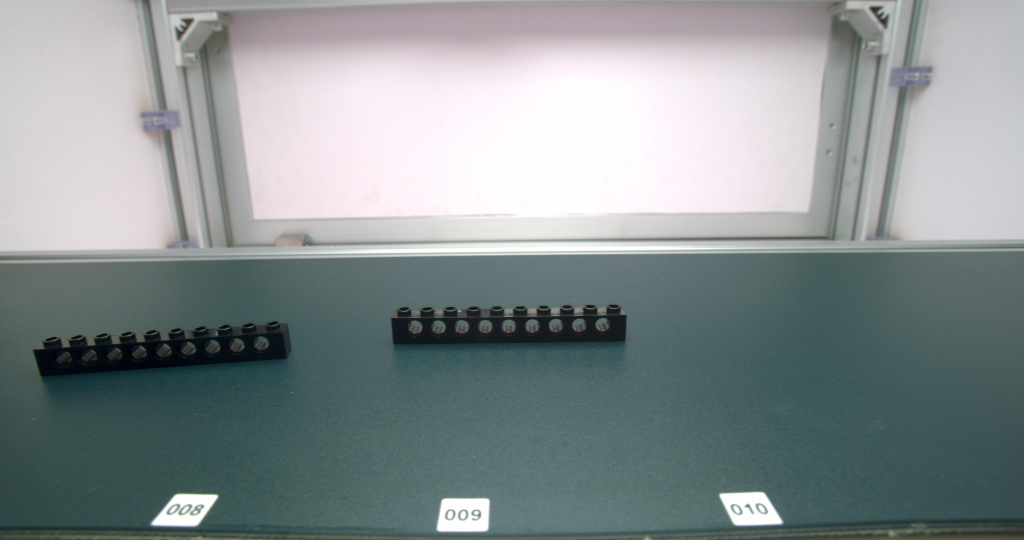
#> input picture legao/original/42053-373726-326.jpg, 4096 x 2160 px (shown at 1/4 size); its folder holds only this picture in this run
$ python call.py
#> lines starting #> are read from the running program, lines starting #| are printed output that depends on the picture
### legao/src/util.py
import os
import shutil
from os import path
import cv2
from config import config


# 复制文件
def copy_move_file(src, dist):
    shutil.copyfile(src, dist)


# 创建目录
def create_dir(d):
    if not os.path.exists(d):
        # print("creating dir: %s" % d)
        os.mkdir(d)
        if not os.path.exists(d):
            raise Exception("Failed to create dir: %s" % d)


# 创建指定目录
def create_specified_dir(dir_path, dir_name):
    if dir_path and dir_name:
        new_dir = get_specified_dir(dir_path, dir_name)
        create_dir(new_dir)
        return new_dir
    else:
        create_dir(dir_path)
        return dir_path


# 清理目录
# [9 lines left out: function clear_dir, not called in this run]


#  target目录
def asscess_dir(target_dir):
    if os.path.exists(target_dir):
        clear_dir(target_dir)
    else:
        create_specified_dir(target_dir, "")


# 获取图片路径
def get_image_paths_from_dir(data_dir, type="png"):
    _files = os.listdir(data_dir)
    image_files = []
    for f in _files:
        if f.lower().endswith('.' + type):
            image_files.append(os.path.join(data_dir, f))
    return image_files


# 得到指定目录
def get_specified_dir(data_dir, dir_name):
    return os.path.join(data_dir, dir_name)


#获取文件名
def get_file_name(file):
    return os.path.split(file)[1]


# 获取文件目录
def get_file_path(file):
    return os.path.split(file)[0]


def split_path(file):
    return os.path.split(file)

def get_data_dir(file):
    return os.path.split(os.path.split(file)[0])[0]

# jpg转化png
def get_png_name_for_jpeg(img_file):
    img_file = os.path.split(img_file)[1]
    img_file = os.path.splitext(img_file)[0]
    return img_file + '.png'


# png转化jpg
def get_jpeg_name_for_png(file):
    return os.path.splitext(file)[0] + '.jpg'

### legao/src/main.py
import argparse
import os
from os import path
import cv2
import numpy as np
import random
from multiprocessing import Pool
import tkinter as tk
from PIL import Image, ImageTk
import json
import shutil
import copy

from color import ColorThief
from config import config
from util import create_dir,create_specified_dir,get_specified_dir,\
                 asscess_dir,clear_dir,get_image_paths_from_dir,\
                 get_file_path, copy_move_file, split_path, get_png_name_for_jpeg, get_jpeg_name_for_png

from preprocess import preprocessImage

# debug模式
isDebug = 0

#################
# 工具函数
#################


# 获取文件的父目录
def get_data_dir(img_file):
    return os.path.split(os.path.split(img_file)[0])[0]


# [6 lines left out: function showImage, not called in this run]


def shrink_mask(mask, kernel_size, n_iter=1):
    kernel = np.ones((kernel_size, kernel_size), np.uint8)
    return cv2.erode(mask, kernel, iterations=n_iter)


# 找到preprocess目录下的图片
def get_preprocess_img_name(img_file):
    ds_dir = os.path.join(get_data_dir(img_file), "1_preprocess")
    return os.path.join(ds_dir, get_png_name_for_jpeg(img_file))


##########################
#  处理第二步
##########################


# 通过图片的原地址，转化成新的目录+png
# [155 lines left out: functions get_mask_file_name, contrast_brightness_image, on_canny, on_mask, create_default_mask, not called in this run]


# 生成mask图
def generate_default_masks(pool, preproces_dir, temp_dir):
    mask_dir = create_specified_dir(temp_dir, "2_masks")
    preproces_files = get_image_paths_from_dir(preproces_dir, 'png')

    # 创建目录
    futures = []
    for preproces_path in preproces_files:
        mask_path = get_mask_file_name(preproces_path)
        futures.append(
            pool.apply_async(create_default_mask, (preproces_path, mask_path)))

    for future in futures:
        future.get()

    return mask_dir


##########################
#  处理第三步
##########################


# [52 lines left out: functions get_seg_file_name, create_segmentation, not called in this run]


# preproces_dir, temp_dir
def segment_images(pool, preproces_dir, mask_dir, temp_dir):
    seg_dir = create_specified_dir(temp_dir, "3_segmentation")
    mask_files = get_image_paths_from_dir(mask_dir, 'png')

    futures = []
    for mask_path in mask_files:
        seg_path = get_seg_file_name(mask_path)
        futures.append(
            pool.apply_async(create_segmentation, (mask_path, seg_path)))

    for future in futures:
        future.get()
        # print("提取前景: %s" % name if success else "failed to segment: %s" % name)

    return seg_dir


##########################
#  处理第四步
##########################


# 新文件路径
# [168 lines left out: functions get_out_dir_name, split_parts_for_image, not called in this run]


def split_parts(pool, preproces_dir, g_conf):

    target_dir = g_conf["target_dir"]
    original_dir = g_conf["original_dir"]
    error_dir = g_conf["error_dir"]
    start_y = g_conf["start_y"]
    collectData = g_conf["collectData"]
    splitMode = g_conf["splitMode"]

    preproces_files = get_image_paths_from_dir(preproces_dir, 'png')
    futures = []
    for preproces_path in preproces_files:
        out_dir, dir_name = get_out_dir_name(preproces_path, target_dir)
        futures.append(
            pool.apply_async(split_parts_for_image,
                             (start_y, preproces_path, out_dir, dir_name,
                              original_dir, collectData, splitMode)))

    for future in futures:
        name, success = future.get()
        copyName = get_jpeg_name_for_png(get_specified_dir(original_dir, name))
        if success:
            print("分解成功: ", copyName)
        else:
            distName = get_specified_dir(error_dir,
                                         get_jpeg_name_for_png(name))
            copy_move_file(copyName, distName)
            print("分解失败: ", copyName)


# 开始执行任务
def exec_pool_task(futures, g_conf):
    pool = Pool(4)
    temp_dir = g_conf["temp_dir"]

    # 预处理
    preproces_dir = preprocessImage(pool, futures, g_conf)
    #生成mask图
    mask_dir = generate_default_masks(pool, preproces_dir, temp_dir)
    #分离前景与背景
    seg_dir = segment_images(pool, preproces_dir, mask_dir, temp_dir)
    # 分割部件
    split_parts(pool, preproces_dir, g_conf)


def exec_process_image(startCount, image_total_files, g_conf):

    interval = g_conf["interval"]
    temp_dir = g_conf["temp_dir"]

    futures = []

    # 图片总数量
    total_images = len(image_total_files)

    # 退出
    if (startCount >= total_images):
        print(total_images, "张图片，全部分解完毕", sep="")
        return

    # 如果总数低于间隔数
    if total_images < interval:
        interval = total_images

    # 从0开始
    endCount = startCount + interval - 1

    print("===============================")

    #结尾处理
    showEnd = endCount + 1
    if total_images < endCount + 1:
        showEnd = startCount + (total_images - startCount)

    print(
        "共计", total_images, "张图, 开始分解图", startCount + 1, "到", showEnd, sep='')

    for index, value in enumerate(image_total_files):
        if index >= startCount and index <= endCount:
            img = image_total_files[index]
            futures.append(img)

    exec_pool_task(futures, g_conf)

    print("===============================")

    # 检测下一个任务
    # asscess_dir(temp_dir)
    # exec_process_image(endCount + 1, image_total_files, g_conf)


# 执行入口
def legao_main(original_dir="",
               target_dir="",
               interval="",
               error_dir="",
               start_y="",
               collectData="",
               splitMode="",
               resize="",
               end_y=""):

    if original_dir == "":
        print("必须传递原图目录 original_dir")
        return

    if target_dir == "":
        print("必须传递保存目录 target_dir")
        return

    if start_y == "":
        print("必须设置截图的Y轴上部距离(px) start_y")
        return

    if end_y == "":
        print("必须设置截图的Y轴下部距离(px) end_y")
        return

    # 临时保存目录
    temp_dir = get_specified_dir(original_dir, "temp")
    error_dir = error_dir or get_specified_dir(original_dir, "error")

    # 根目录处理
    asscess_dir(target_dir)
    asscess_dir(temp_dir)
    asscess_dir(error_dir)

    original_image_total_files = get_image_paths_from_dir(original_dir, 'jpg')

    g_conf = {
        "collectData": collectData,
        "splitMode": splitMode,
        "interval": interval,
        "resize": resize,
        "start_y": start_y,
        "end_y": end_y,
        "original_dir": original_dir,
        "target_dir": target_dir,
        "temp_dir": temp_dir,
        "error_dir": error_dir
    }

    # 赋全局值
    for prop in g_conf:
        if not g_conf[prop]:
            g_conf[prop] = config[prop]

    modeName = "全部保留"
    if splitMode == "full":
        modeName = "仅保留完整的零件"

    message = [
        ["原图目录: ", original_dir],
        ["临时目录: ", temp_dir],
        ["错误目录: ", error_dir],
        ["完成目录: ", target_dir],
        ["原图截取从Y: ", start_y],
        ["原图截止至Y: ", end_y],
        ["分解量: ", interval],
        ["切割模式: ", modeName],
    ]
    for name in message:
        print(name[0], name[1], sep="")

    #开始任务
    exec_process_image(0, original_image_total_files, g_conf)


# [11 lines left out: function prepare, not called in this run]


# [2 lines that do not run on import are left out]

### legao/src/preprocess.py
import cv2
from util import create_dir,create_specified_dir,get_specified_dir,\
                 asscess_dir,clear_dir,\
                 get_file_name,get_data_dir,get_png_name_for_jpeg


# 等比缩放
def resize_to_resolution(im, preproces_size):
    if max(im.shape[0], im.shape[1]) > preproces_size:
        if im.shape[0] > im.shape[1]:
            dsize = ((preproces_size * im.shape[1]) // im.shape[0],
                     preproces_size)
        else:
            dsize = (preproces_size,
                     (preproces_size * im.shape[0]) // im.shape[1])
        im = cv2.resize(im, dsize, interpolation=cv2.INTER_AREA)
    return im


#获取图片
def clipImage(path, start_y, end_y):
    img = cv2.imread(path)
    h, w = img.shape[:2]
    img = img[start_y:end_y, 0:w]
    return img


def preprocess_image(path, temp_dir, start_y, end_y, resize):
    img = clipImage(path, start_y, end_y)
    img_small = resize_to_resolution(img, resize)
    return img_small, path


# 找到preprocess目录下的图片
def get_preprocess_img_name(img_file):
    ds_dir = os.path.join(get_data_dir(img_file), "1_preprocess")
    return os.path.join(ds_dir, get_png_name_for_jpeg(img_file))


#预处理 缩放图
def preprocessImage(pool, image_files, g_conf):
    futures = []

    temp_dir = g_conf["temp_dir"]
    start_y = g_conf["start_y"]
    end_y = g_conf["end_y"]
    resize = g_conf["resize"]

    preproces_dir = create_specified_dir(temp_dir, "1_preprocess")

    for path in image_files:
        futures.append(
            pool.apply_async(preprocess_image,
                             (path, temp_dir, start_y, end_y, resize)))

    imageObjs = []
    for future in futures:
        img, path = future.get()
        imageObjs.append(img)
        new_file_name = get_specified_dir(preproces_dir,
                                          get_png_name_for_jpeg(path))
        cv2.imwrite(new_file_name, img)

    return preproces_dir

### legao/line-src/color.py


# -*- coding: utf-8 -*-
"""
    colorthief
    ~~~~~~~~~~

    Grabbing the color palette from an image.

    :copyright: (c) 2015 by Shipeng Feng.
    :license: BSD, see LICENSE for more details.
"""
__version__ = '0.2.1'

import math

from PIL import Image


class cached_property(object):
    """Decorator that creates converts a method with a single
    self argument into a property cached on the instance.
    """
    def __init__(self, func):
        self.func = func

    def __get__(self, instance, type):
        res = instance.__dict__[self.func.__name__] = self.func(instance)
        return res


class ColorThief(object):
    """Color thief main class."""
    # [47 lines left out: functions __init__, get_color, get_palette, not called in this run]


class MMCQ(object):
    """Basic Python port of the MMCQ (modified median cut quantization)
    algorithm from the Leptonica library (http://www.leptonica.com/).
    """

    SIGBITS = 5
    RSHIFT = 8 - SIGBITS
    MAX_ITERATION = 1000
    FRACT_BY_POPULATIONS = 0.75

    @staticmethod
    def get_color_index(r, g, b):
        return (r << (2 * MMCQ.SIGBITS)) + (g << MMCQ.SIGBITS) + b

    # [178 lines left out: functions get_histo, vbox_from_pixels, median_cut_apply, quantize, not called in this run]


class VBox(object):
    """3d color space box"""
    # [71 lines left out: functions __init__, volume, copy, avg, contains, count, not called in this run]


class CMap(object):
    """Color map"""
    def __init__(self):
        self.vboxes = PQueue(lambda x: x['vbox'].count * x['vbox'].volume)

    @property
    def palette(self):
        return self.vboxes.map(lambda x: x['color'])

    # [5 lines left out: function push, not called in this run]

    def size(self):
        return self.vboxes.size()

    # [21 lines left out: functions nearest, map, not called in this run]


class PQueue(object):
    """Simple priority queue."""
    # [4 lines left out: function __init__, not called in this run]

    def sort(self):
        self.contents.sort(key=self.sort_key)
        self._sorted = True

    def push(self, o):
        self.contents.append(o)
        self._sorted = False

    # [11 lines left out: functions peek, pop, not called in this run]

    def size(self):
        return len(self.contents)

    def map(self, f):
        return list(map(f, self.contents))

### legao/src/call.py
from config import config
from main import legao_main

def prepare():
    legao_main(
        original_dir=config["original_dir"],
        target_dir=config["target_dir"],
        error_dir=config["error_dir"],
        start_y=config["start_y"],
        resize=config["resize"],
        collectData=config["collectData"],
        splitMode=config["splitMode"],
        interval=config["interval"],
        end_y=config["end_y"])
#> the loop in preprocessImage, `for path in image_files:` made 1 pass
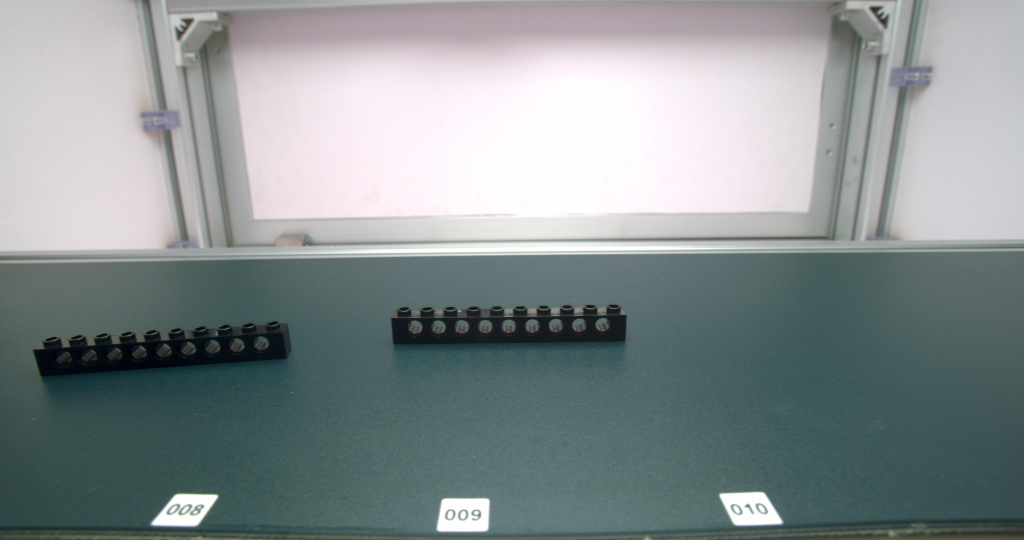
#> input picture legao/original/42053-373726-326.jpg, 4096 x 2160 px (shown at 1/4 size)
#> pass 1, in clipImage, `img = img[start_y:end_y, 0:w]`:
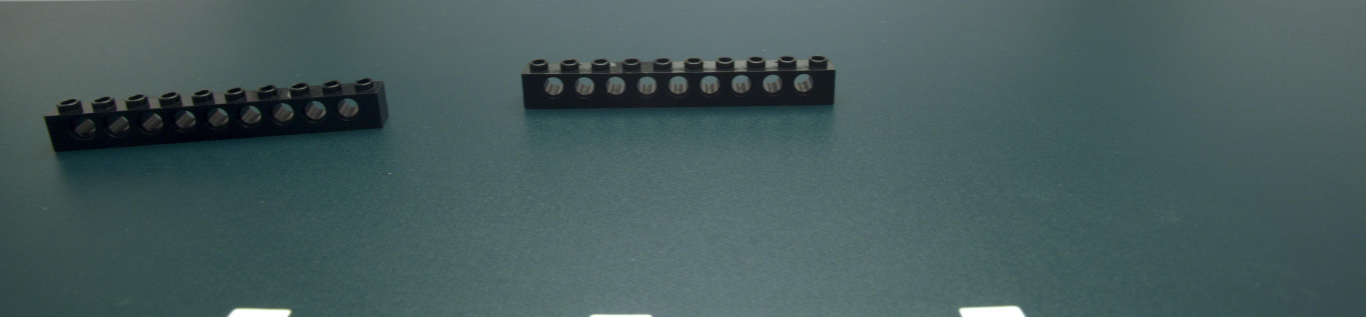
#> img: shape (950, 4096, 3) (shown at 1/3 size); mean B, G, R 92.3, 91.9, 70.6
#> pass 1, in resize_to_resolution, `im = cv2.resize(im, dsize, interpolation=cv2.INTER_AREA)`:
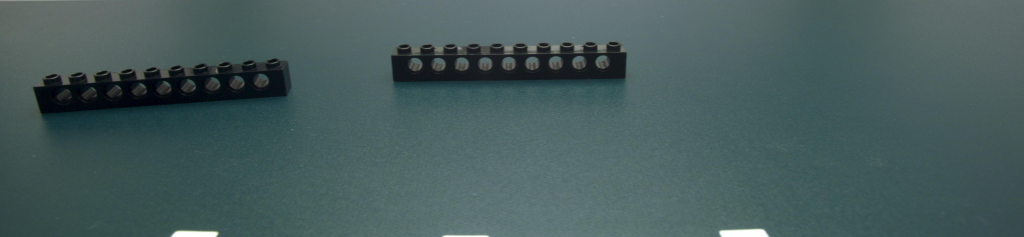
#> im: shape (237, 1024, 3); mean of channels 0, 1, 2 92.3, 91.9, 70.6; drawn as B, G, R
#> after the loop in preprocessImage, `for path in image_files:`: futures = 1 item
#> the loop in preprocessImage, `for future in futures:` made 1 pass
#> img_file in get_png_name_for_jpeg on pass 1: '42053-373726-326.jpg'

if __name__ == "__main__":
    prepare()

$ run again, on legao/original/test-123-99.jpg
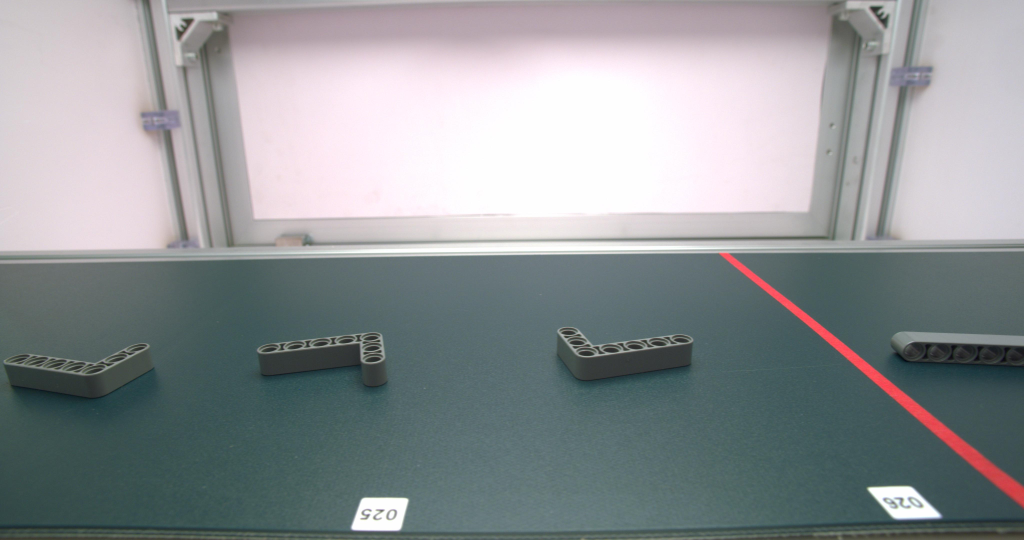
#> input picture legao/original/test-123-99.jpg, 4096 x 2160 px (shown at 1/4 size)
#> the loop in preprocessImage, `for path in image_files:` made 1 pass
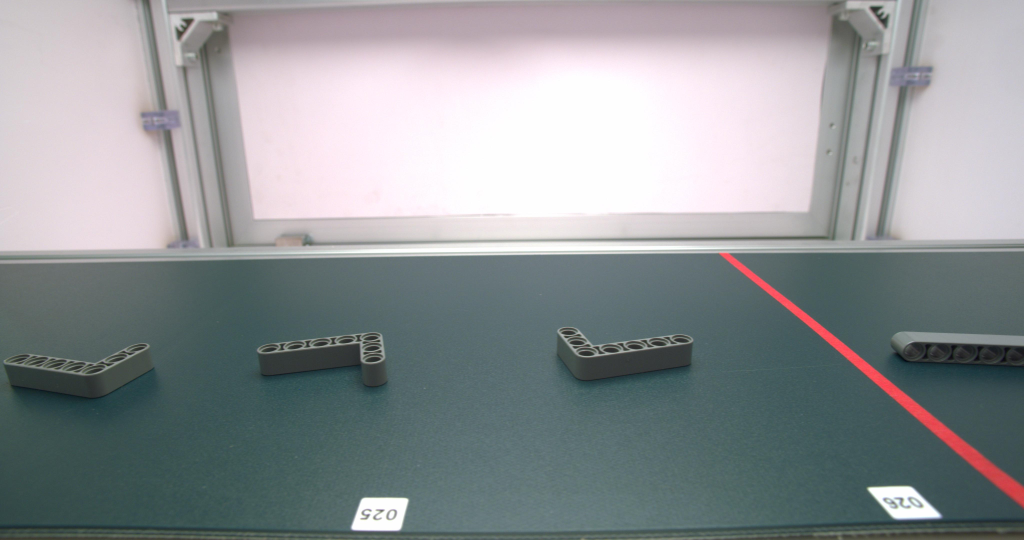
#> input picture legao/original/test-123-99.jpg, 4096 x 2160 px (shown at 1/4 size)
#> pass 1, in clipImage, `img = img[start_y:end_y, 0:w]`:
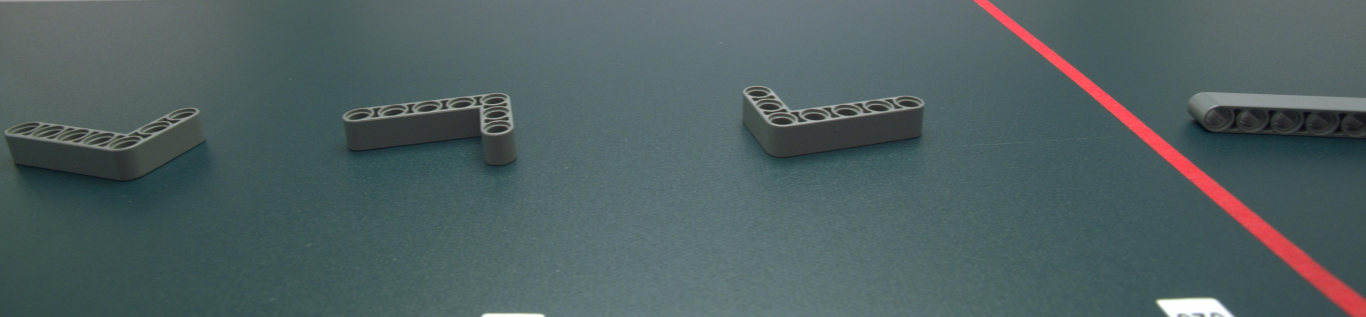
#> img: shape (950, 4096, 3) (shown at 1/3 size); mean B, G, R 97, 96.1, 79.8
#> pass 1, in resize_to_resolution, `im = cv2.resize(im, dsize, interpolation=cv2.INTER_AREA)`:
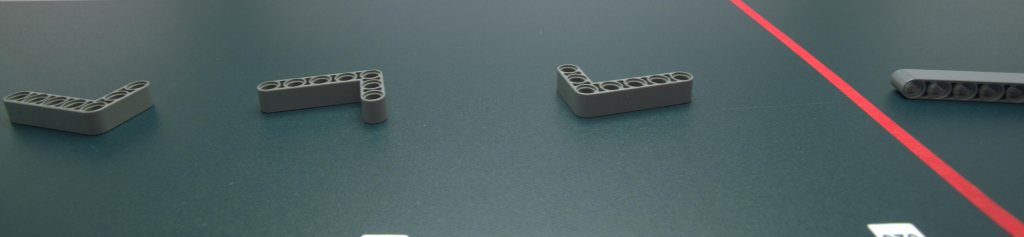
#> im: shape (237, 1024, 3); mean of channels 0, 1, 2 97, 96.1, 79.8; drawn as B, G, R
#> after the loop in preprocessImage, `for path in image_files:`: futures = 1 item
#> the loop in preprocessImage, `for future in futures:` made 1 pass
#> img_file in get_png_name_for_jpeg on pass 1: 'test-123-99.jpg'
